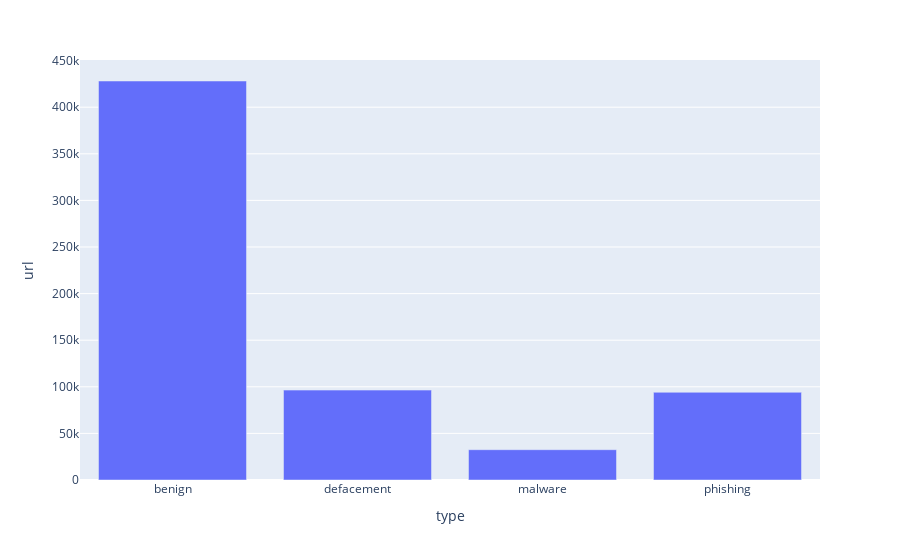

Notebook cell for this chart:
### Code cell
import plotly.express as px

v_c = data.groupby("type").count()

fig = px.bar(v_c, x=v_c.index, y="url")
fig.show()

### Figure 1 — Plotly figure (JSON) as saved in the notebook; plotly's stock layout.template omitted (floating-point values rounded to 4 significant figures)
{"data": [{"alignmentgroup": "True", "hovertemplate": "type=%{x}<br>url=%{y}<extra></extra>", "legendgroup": "", "marker": {"color": "#636efa", "pattern": {"shape": ""}}, "name": "", "offsetgroup": "", "orientation": "v", "showlegend": false, "textposition": "auto", "type": "bar", "x": ["benign", "defacement", "malware", "phishing"], "xaxis": "x", "y": [428103, 96457, 32520, 94111], "yaxis": "y"}], "layout": {"barmode": "relative", "legend": {"tracegroupgap": 0}, "margin": {"t": 60}, "xaxis": {"anchor": "y", "domain": [0, 1], "title": {"text": "type"}}, "yaxis": {"anchor": "x", "domain": [0, 1], "title": {"text": "url"}}}}
